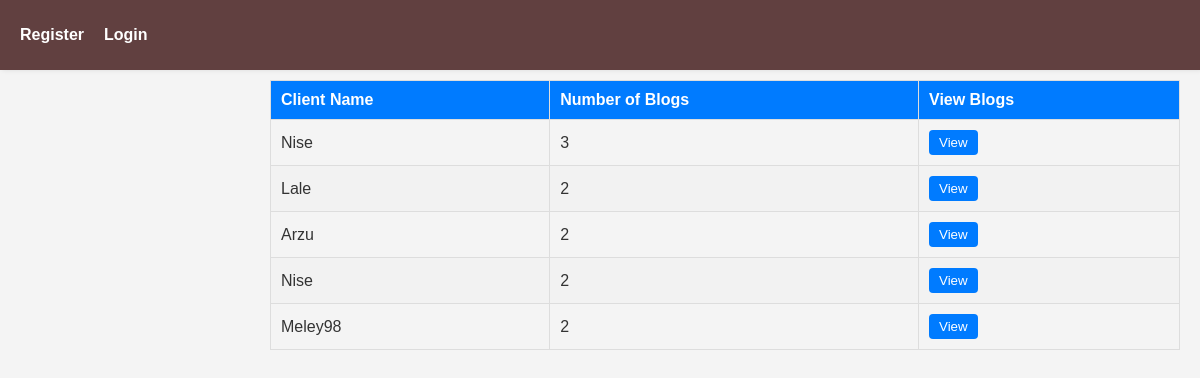
/admin/dashboard/user.php, run on the app's committed database.
### tables this page shows
CREATE TABLE `users` (
  `id` bigint(20) NOT NULL,
  `name` varchar(255) NOT NULL,
  `surname` varchar(255) NOT NULL,
  `password` varchar(255) NOT NULL,
  `gender` int(11) NOT NULL,
  `dob` date NOT NULL,
  `profile` varchar(255) DEFAULT NULL,
  `email` varchar(255) NOT NULL,
  `active` int(11) DEFAULT 0,
  `role` int(11) DEFAULT 0,
  `otp` int(11) DEFAULT NULL,
  `created_at` timestamp NOT NULL DEFAULT current_timestamp(),
  `updated_at` timestamp NOT NULL DEFAULT current_timestamp()
);

### admin/dashboard/user.php (the view, shortened to what this page needs)
<?php
include '../../index.php';
$sql = "
    SELECT
        u.id AS user_id,
        u.name AS user_name,
        COUNT(b.id) AS blog_count
    FROM
        users u
    LEFT JOIN
        blogs b ON u.id = b.user_id
    WHERE
        b.is_publish = 1
    GROUP BY
        u.id, u.name
    ORDER BY
        blog_count DESC
";
$result = $connection->prepare($sql);
$result->execute();
$clients = $result->fetchAll(PDO::FETCH_ASSOC);
?>
    <div class="hero">
        <h2>Clients and Their Blog Counts</h2>
        <div class="clientsList">
            <?php if ($clients): ?>
                <table>
                    <thead>
                        <tr>
                            <th>Client Name</th>
                            <th>Number of Blogs</th>
                            <th>View Blogs</th>
                        </tr>
                    </thead>
                    <tbody>
                        <?php foreach ($clients as $client): ?>
                            <tr>
                                <td><?= htmlspecialchars($client['user_name']); ?></td>
                                <td><?= htmlspecialchars($client['blog_count']); ?></td>
                                <td>
                                    <a href="http://localhost/final-project-php/admin/dashboard/blogs.php?user_id=<?= htmlspecialchars($client['user_id']) ?>">
                                        <button>View</button>
                                    </a>
                                </td>
                            </tr>
                        <?php endforeach; ?>
                    </tbody>
                </table>
            <?php else: ?>
                <p>No clients found.</p>
            <?php endif; ?>
        </div>
    </div>

### head.php (style rules this page uses)
* { box-sizing: border-box; margin: 0; padding: 0; text-decoration: none; list-style: none; }
body { font-family: Arial, sans-serif; background-color: #f4f4f4; color: #333; margin: 0; padding: 0; outline: none; }
.hero { margin-left:250px; padding: 20px; }

### admin/dashboard/user.php (style rules this page uses)
h2 { color: #333; border-bottom: 2px solid #007BFF; padding-bottom: 10px; }
.clientsList { margin: 20px 0; }
table { width: 100%; border-collapse: collapse; }
table, th, td { border: 1px solid #ddd; }
th, td { padding: 10px; text-align: left; }
th { background-color: #007BFF; color: #fff; }
tr:nth-child(even) { background-color: #f2f2f2; }
button { background-color: #007BFF; color: #fff; border: none; padding: 5px 10px; border-radius: 4px; cursor: pointer; transition: background-color 0.3s ease; }
a { text-decoration: none; }

### data on the page
users: name "Nise", blog_count "3"
users: name "Lale", blog_count "2"
users: name "Arzu", blog_count "2"
users: name "Nise", blog_count "2"
users: name "Meley98", blog_count "2"
